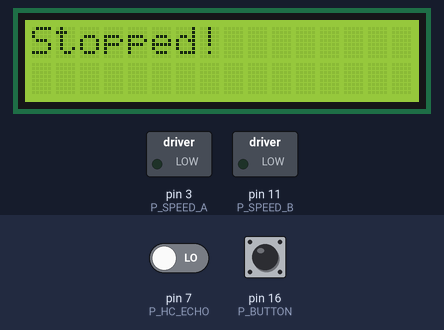
The sketch below on a simulated Arduino Uno, built with avr-gcc and run on an emulated ATmega328P. Shown: 16×2 character LCD, switched loads named in the sketch (green lamp = pin HIGH). Inputs (shaded band) come from the test bench; at power-on: pin 16 (P_BUTTON) HIGH, pin 7 (P_HC_ECHO) LOW. Pins used as bus, display or sensor lines are not drawn.

Above: at 1.2 s.
1.3 s: pin 16 (P_BUTTON) pulled LOW for 0.15 s
At 2.9 s:
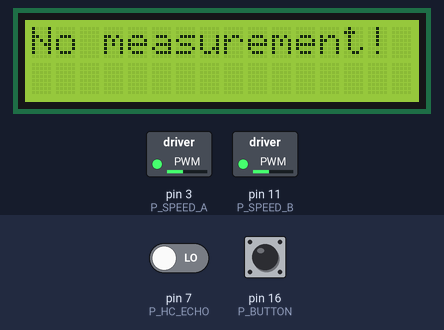
3.9 s: pin 16 (P_BUTTON) pulled LOW for 1 s
At 6.2 s:
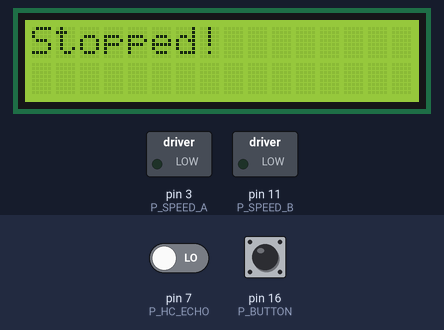
7.0 s: pin 16 (P_BUTTON) pulled LOW for 3.2 s
At 11.0 s:
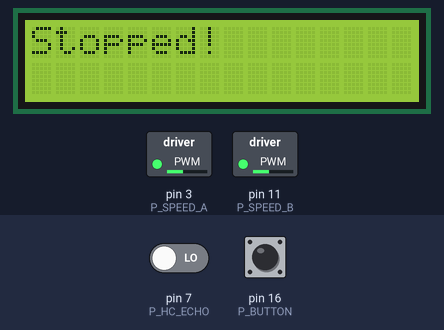
Timing chart, 0 to 12.5 s (numbered marks = the images above; inputs shaded):
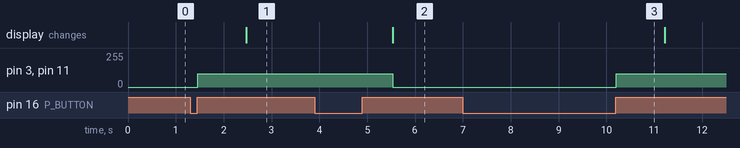

Measured:
- after the input at 1.3 s, pin 3 (P_SPEED_A), pin 11 (P_SPEED_B): 0/255 → 100/255 after 0.15 s; the display: changes after 1.2 s (image 1)
- after the input at 3.9 s, pin 3 (P_SPEED_A), pin 11 (P_SPEED_B): 100/255 → 0/255 after 1.6 s; the display: changes after 1.6 s (image 2)
- after the input at 7.0 s, pin 3 (P_SPEED_A), pin 11 (P_SPEED_B): 0/255 → 100/255 after 3.2 s

The sketch:

mike_MkI.ino
```cpp
// (licence header left out)
#include <LiquidCrystal.h>

// Constants
const int COLL_DIST = 15;   // trigger collision, in cm
const int PING_DUR  = 10;  // ping duration in ms:
const int WAIT_TIME = 5;   // time we wait after sending ping
                           // according to the datasheet, time between
                           // measurements should be at least 60 ms
                           // of course the time it takes is dependent on how
                           // long the code after measurement takes
const int MIN_DIST = 2;    // minimum distance we can measure, in cm
const int MAX_DIST = 400;  // maximum distance we can measure, in cm
const int SPEED = 100;     // speed at which it moves
const unsigned long BCK_TIME = 3000; // how much time we should go back when
                                     // we find an obstacle (in ms)

// Pins
// Note that analog pins can be used as digital ones
// 0 -> 14, 1 -> 15, ...
const int P_LCD_D4  = 0;
const int P_LCD_D5  = 1;
const int P_LCD_D6  = 2;
const int P_LCD_D7  = 4;
const int P_LCD_RS  = 5;
const int P_LCD_E   = 6;
const int P_HC_TRIG = 10;
const int P_HC_ECHO = 7;
const int P_LED     = 14;
const int P_BUTTON  = 16;
const int P_DIR_A   = 12;
const int P_DIR_B   = 13;
const int P_BRAKE_A = 9;
const int P_BRAKE_B = 8;
const int P_SPEED_A = 3;
const int P_SPEED_B = 11;

long dist;     // distance to object

char text[16]; // LCD text - one line
char blankLine[] = "                ";
// initialize library
LiquidCrystal lcd(P_LCD_RS, P_LCD_E, P_LCD_D4, P_LCD_D5, P_LCD_D6, P_LCD_D7);

enum states
{
    fwd,
    bck,
    left,
    right
};

// Initialize state - go forward
states state = fwd;

// Motors stopped or working
bool stop;

// Back time
unsigned long bckTime = 0;

// Button states
int prevState;
int currentState;

// setup routine
void setup()
{
    // initialize button states
    prevState    = HIGH;
    currentState = HIGH;

    // set number of rows and columns
    lcd.begin(16,2);

    // Initialize output digital pins
    pinMode(P_HC_TRIG, OUTPUT);

    // Initialize input digital pins
    pinMode(P_HC_ECHO, INPUT);
    pinMode(P_BUTTON, INPUT_PULLUP);


    // Robot starts stopped
    stop = true;
}

// the loop routine
void loop()
{
    if (stop == true)
    {
        // Print to LCD
        lcd.setCursor(0,0);
        lcd.print("Stopped!        ");
        lcd.setCursor(0,1);
        lcd.print(blankLine);

        // Detects button press - action only on button release

        // Reads value from the pin connected to the button
        // LOW if button is depressed, HIGH if not
        currentState = digitalRead(P_BUTTON);

        // If button is released and it was depressed before
        if (currentState == HIGH && prevState == LOW)
        {
            stop = false;
            // starts moving forward
            spinMotorA(SPEED,LOW);
            spinMotorB(SPEED,LOW);
            state = fwd;
            prevState = HIGH;

        }
        // If button is depressed
        else if (currentState == LOW)
        {
           lcd.print("Pressed.");
           prevState = LOW;
        }
    }
    else
    {
        switch (state)
        {
            case fwd:

                // Get distance to object
                dist = ping();

                // outside working range
                if ( (dist < MIN_DIST) || (dist > MAX_DIST) )
                {
                    // Print to LCD
                    lcd.setCursor(0,0);
                    lcd.print("No measurement! ");
                    lcd.setCursor(0,1);
                    lcd.print(blankLine);

                }
                // collision
                else if (dist < COLL_DIST)
                {
                    // Print to LCD
                    lcd.setCursor(0,0);
                    lcd.print("Collision!      ");
                    lcd.setCursor(0,1);
                    lcd.print(blankLine);

                    // Change state and start moving bck
                    state   = bck;
                    bckTime = millis();
                    spinMotorA(SPEED,HIGH);
                    spinMotorB(SPEED,HIGH);

                }
                // good measurement
                else
                {
                    // Print to LCD
                    lcd.setCursor(0,0);
                    lcd.print("Measuring ...   ");
                    lcd.setCursor(0,1);
                    sprintf(text, "%d cm    ", dist);
                    lcd.print(text);

                }


                break;
            case bck:
                // Get distance to object
                dist = ping();
                // If we are have driven enough time backwards
                if ( millis()-bckTime > BCK_TIME)
                {
                    // As soon as we have gone enough backwards, go forward
                    spinMotorA(SPEED,LOW);
                    spinMotorB(SPEED,LOW);
                    state   = fwd;
                    bckTime = 0;
                }
                break;
            case left:
                break;
            case right:
                break;
        }

        // Detects button press - action only on button release

        // Reads value from the pin connected to the button
        // LOW if button is depressed, HIGH if not
        currentState = digitalRead(P_BUTTON);

        // If button is released and it was depressed before
        if (currentState == HIGH && prevState == LOW)
        {
            stop = true;
            // Engage breaks
            spinMotorA(0, 0);
            spinMotorB(0, 0);

            prevState = HIGH;
        }
        // If button is depressed
        else if (currentState == LOW)
        {
           prevState = LOW;
        }

    }


}

// Sends ping and captures echo. Outputs distance to object
long ping()
{
    long rtt; // round-trip time

    // Send ping
    // We set value to LOW before and after, to ensure a clean signal
    digitalWrite(P_HC_TRIG, LOW);
    delay(5);
    digitalWrite(P_HC_TRIG, HIGH);
    delay(PING_DUR);
    digitalWrite(P_HC_TRIG, LOW);

    // Capture echo
    rtt = pulseIn(P_HC_ECHO, HIGH);

    // Speed: 29 ms/cm. Divide by 2 to get distance to object, that is by 58.
    // Obviously not accurate if there's relative movement between detector
    // and object
    return rtt/58;
}

void spinMotorA(int speed, int direction)
{
    // Note that HIGH = 1 and LOW = 0, both int.
    // direction = 0 - forward
    // direction = 1 - backwards
    // speed \in [0, 255]

    // Sets direction
    digitalWrite(P_DIR_A, direction);

    // Disengage brake
    digitalWrite(P_BRAKE_A, LOW);

    // Set spin velocity
    analogWrite(P_SPEED_A, speed);
}

void spinMotorB(int speed, int direction)
{
    // Note that HIGH = 1 and LOW = 0, both int.
    // direction = 0 - forward
    // direction = 1 - backwards
    // speed \in [0, 255]

    // Sets direction
    digitalWrite(P_DIR_B, direction);

    // Disengage brake
    digitalWrite(P_BRAKE_B, LOW);

    // Set spin velocity
    analogWrite(P_SPEED_B, speed);
}
```
